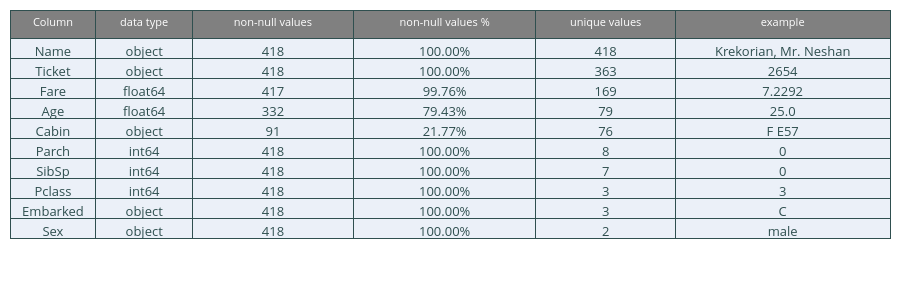

This figure's notebook cell:
### Code cell
summary(passenger_df_test).vu(r=0)

### Figure 1 — Plotly figure (JSON) as saved in the notebook; plotly's stock layout.template omitted (floating-point values rounded to 4 significant figures)
{"data": [{"cells": {"align": "center", "font": {"color": "darkslategray", "size": 13}, "line": {"color": "darkslategray"}, "values": [["Name", "Ticket", "Fare", "Age", "Cabin", "Parch", "SibSp", "Pclass", "Embarked", "Sex"], ["object", "object", "float64", "float64", "object", "int64", "int64", "int64", "object", "object"], ["418", "418", "417", "332", "91", "418", "418", "418", "418", "418"], ["100.00%", "100.00%", "99.76%", "79.43%", "21.77%", "100.00%", "100.00%", "100.00%", "100.00%", "100.00%"], ["418", "363", "169", "79", "76", "8", "7", "3", "3", "2"], ["Krekorian, Mr. Neshan", "2654", "7.2292", "25.0", "F E57", "0", "0", "3", "C", "male"]]}, "columnwidth": [8, 9, 15, 17, 13, 20], "header": {"align": "center", "fill": {"color": "grey"}, "font": {"color": "white", "size": 11}, "line": {"color": "darkslategray"}, "values": ["Column", "data type", "non-null values", "non-null values %", "unique values", "example"]}, "type": "table"}], "layout": {"autosize": true, "height": 290, "margin": {"b": 10, "l": 10, "r": 10, "t": 10}}}
